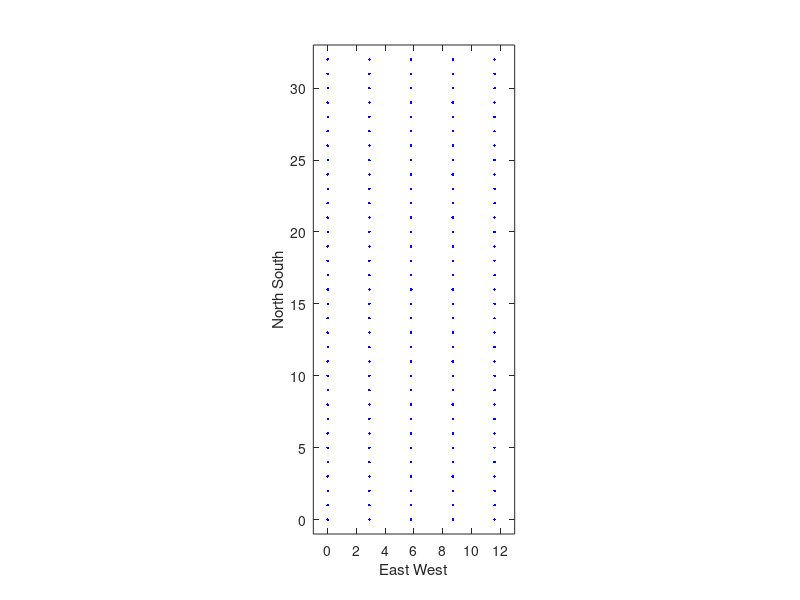

Write the MATLAB code that produced this figure. (Note: this script raises an error after producing the figure.)
% visualizing paths on a manhattan grid

NSmin=0;NSmax=32;EWmin=0;EWmax=12;

figure(1)
clf
hold on
box on
axis equal
axis([EWmin-1 EWmax+1 NSmin-1 NSmax+1])
xlabel('East West');
ylabel('North South');

for ns=NSmin:NSmax
    for ew=EWmin:EWmax
        plot(2.9*ew,ns,'b.')
    end
end

nlength=NSmax-NSmin;
elength=EWmax-EWmin;
plength=nlength+elength;
allpaths=[];

stepthresh=elength/(elength+nlength);

for pathcount=1:100
    nsteps=0;esteps=0;npaths=0;
    newpath=[];

    for pstep=1:plength
        nextstep=rand;
        if nextstep<stepthresh && esteps<elength
            newpath(pstep)=0;
            esteps=esteps+1;
        elseif nsteps<nlength
            newpath(pstep)=1;
            nsteps=nsteps+1;
            totsteps=totsteps+1;
        elseif nextstep>=stepthresh && nsteps<nlength
            newpath(pstep)=1;
            nsteps=nsteps+1;
        elseif esteps<elength
            newpath(pstep)=0;
            esteps=esteps+1;
        else
            disp([esteps nsteps "Error 2!"]);
        end
    end
    
    
    xpos=EWmin;ypos=NSmin;

    for pathplot=1:plength
        if newpath(pathplot)==0
            plot([xpos xpos+2.9],[ypos ypos],'r-');
            xpos=xpos+2.9+0.05*randn;
        else
            plot([xpos xpos],[ypos,ypos+1],'r-');
            ypos=ypos+1+0.05*randn;
        end
    end
    allpaths=[allpaths;newpath];
end

    
        